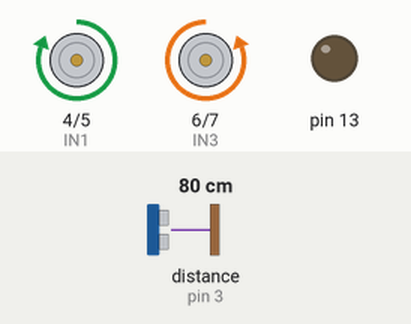
Recording of a sketch running on a simulated Arduino Uno, built with avr-gcc and run on an emulated ATmega328P. Parts: motor-driver pin pairs drawn as motors (green arrow = first pin HIGH = forward, orange = second pin HIGH = backward, longer = more drive), output pins drawn as LEDs (lit = HIGH). Wiring (inferred from the names in the program): ultrasonic range finder: trigger pin 2; echo pin 3. Inputs (shaded band) come from the test bench; at power-on: distance to the obstacle (sensor on pin 3) 80 cm. The echo pulse lasts 58.3 µs per cm; pins used as bus, display or sensor lines are not drawn.

Above: at 1.5 s.
1.6 s: distance to the obstacle (sensor on pin 3) set to 24 cm
4.6 s: distance to the obstacle (sensor on pin 3) set to 20 cm
At 5.3 s:
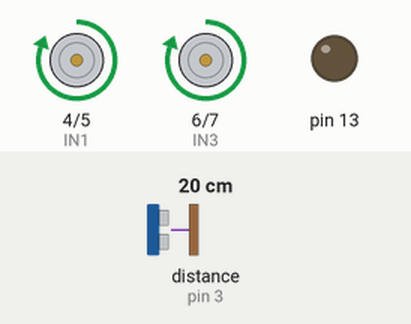
At 6.5 s:
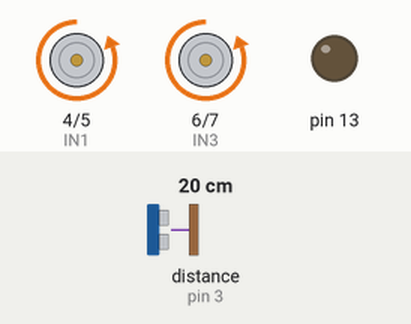
Timing chart, 0 to 13.6 s (numbered marks = the images above; inputs shaded):
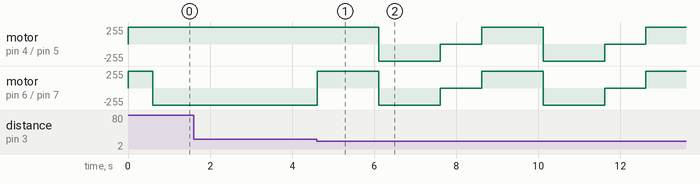

Measured:
- the behaviour switches between 22 and 21 cm on distance to the obstacle (sensor on pin 3) (found by bisection; images 0 and 1)

The sketch:

main.ino
```cpp
#include <math.h>

#define inv(n) { (n) *= -1; }

#define IN1 4
#define IN2 5
#define IN3 6
#define IN4 7

#define TRIGGER 2
#define ECHO 3

void setup(){
  /* Serial.begin(9600); */

  pinMode(13, OUTPUT);

  //Define os pinos como saida
  pinMode(IN1, OUTPUT);
  pinMode(IN2, OUTPUT);
  pinMode(IN3, OUTPUT);
  pinMode(IN4, OUTPUT);

  pinMode(TRIGGER, OUTPUT);
  pinMode(ECHO, INPUT);
}

void rotacaoParaFrente(int q){
  // gira para esquerda?
  if (q < 0){
    inv(q)
    digitalWrite(IN1, LOW);
    digitalWrite(IN2, LOW);
    digitalWrite(IN3, LOW);
    digitalWrite(IN4, HIGH);
  }

  // então gira para direita
  else if(q > 0){
    digitalWrite(IN1, HIGH);
    digitalWrite(IN2, LOW);
    digitalWrite(IN3, LOW);
    digitalWrite(IN4, LOW);
  }

  else{
    digitalWrite(IN1, LOW);
    digitalWrite(IN2, LOW);
    digitalWrite(IN3, LOW);
    digitalWrite(IN4, LOW);
  }

  while(q){
    delay(10);
    q--;
  }
}

void rotacaoParaTras(int q){
  // gira para esquerda?
  if (q < 0){
    inv(q)
    digitalWrite(IN1, LOW);
    digitalWrite(IN2, LOW);
    digitalWrite(IN3, HIGH);
    digitalWrite(IN4, LOW);
  }

  // então gira para direita
  else if(q > 0){
    digitalWrite(IN1, LOW);
    digitalWrite(IN2, HIGH);
    digitalWrite(IN3, LOW);
    digitalWrite(IN4, LOW);
  }

  else{
    digitalWrite(IN1, LOW);
    digitalWrite(IN2, LOW);
    digitalWrite(IN3, LOW);
    digitalWrite(IN4, LOW);
  }

  while(q){
    delay(10);
    q--;
  }
}

void movimentacao(int q)
{
  // move para frente?
  if (q > 0){
    digitalWrite(IN1, HIGH);
    digitalWrite(IN2, LOW);
    digitalWrite(IN3, HIGH);
    digitalWrite(IN4, LOW);
  }

  // move para tras?
  else if (q < 0){
    inv(q)
    digitalWrite(IN1, LOW);
    digitalWrite(IN2, HIGH);
    digitalWrite(IN3, LOW);
    digitalWrite(IN4, HIGH);
  }

  // fica parado
  else{
    digitalWrite(IN1, LOW);
    digitalWrite(IN2, LOW);
    digitalWrite(IN3, LOW);
    digitalWrite(IN4, LOW);
  }

  while(q){
    delay(10);
    q--;
  }

  digitalWrite(IN1, LOW);
  digitalWrite(IN2, LOW);
  digitalWrite(IN3, LOW);
  digitalWrite(IN4, LOW);
}

void girar(int q)
{
  // gira para frente?
  if (q > 0){
    digitalWrite(IN1, HIGH);
    digitalWrite(IN2, LOW);
    digitalWrite(IN3, LOW);
    digitalWrite(IN4, HIGH);
  }

  // move para tras?
  else if (q < 0){
    inv(q)
    digitalWrite(IN1, LOW);
    digitalWrite(IN2, HIGH);
    digitalWrite(IN3, HIGH);
    digitalWrite(IN4, LOW);
  }

  // fica parado
  else{
    digitalWrite(IN1, LOW);
    digitalWrite(IN2, LOW);
    digitalWrite(IN3, LOW);
    digitalWrite(IN4, LOW);
  }

  while(q){
    delay(10);
    q--;
  }

  digitalWrite(IN1, LOW);
  digitalWrite(IN2, LOW);
  digitalWrite(IN3, LOW);
  digitalWrite(IN4, LOW);
}

void rodaEsquerdaGraus(int x){
  digitalWrite(13, HIGH);

  if (x > 0){
    digitalWrite(IN3, HIGH);
    digitalWrite(IN4, LOW);
  }
  else{
    x *= -1;
    digitalWrite(IN4, HIGH);
    digitalWrite(IN3, LOW);
  }

  delay(round(1200 * x / 360));

  digitalWrite(IN3, LOW);
  digitalWrite(IN4, LOW);
  digitalWrite(13, LOW);
}

void rodaDireitaGraus(int x){
  digitalWrite(13, HIGH);

  if (x > 0){
    digitalWrite(IN1, HIGH);
    digitalWrite(IN2, LOW);
  }
  else{
    x *= -1;
    digitalWrite(IN2, HIGH);
    digitalWrite(IN1, LOW);
  }

  delay(round(1200  * x / 360));

  digitalWrite(IN1, LOW);
  digitalWrite(IN2, LOW);
  digitalWrite(13, LOW);
}

unsigned int medirDistancia(){
    //seta o pino 12 com um pulso baixo "LOW" ou desligado ou ainda 0
  digitalWrite(TRIGGER, LOW);
  // delay de 2 microssegundos
  delayMicroseconds(2);
  //seta o pino 12 com pulso alto "HIGH" ou ligado ou ainda 1
  digitalWrite(TRIGGER, HIGH);
  //delay de 10 microssegundos
  delayMicroseconds(10);
  //seta o pino 12 com pulso baixo novamente
  digitalWrite(TRIGGER, LOW);
  //pulseInt lê o tempo entre a chamada e o pino entrar em high
  long duration = pulseIn(ECHO, HIGH);
  //Esse calculo é baseado em s = v . t, lembrando que o tempo vem dobrado
  //porque é o tempo de ida e volta do ultrassom
  return round(duration /29 / 2);
}

void destruirAdversarios(){
  while(1) {

    while(medirDistancia() > 20){
      girar(10);
    }

    movimentacao(150);
    movimentacao(-150);

    delay(1000);
  }
}

void loop(){

  /* Serial.print("Distancia em CM: ");   */
  /* Serial.println(distancia);   */
  /* delay(1000); //espera 1 segundo para fazer a leitura novamente  */

  movimentacao(60);

  destruirAdversarios();
}
```
